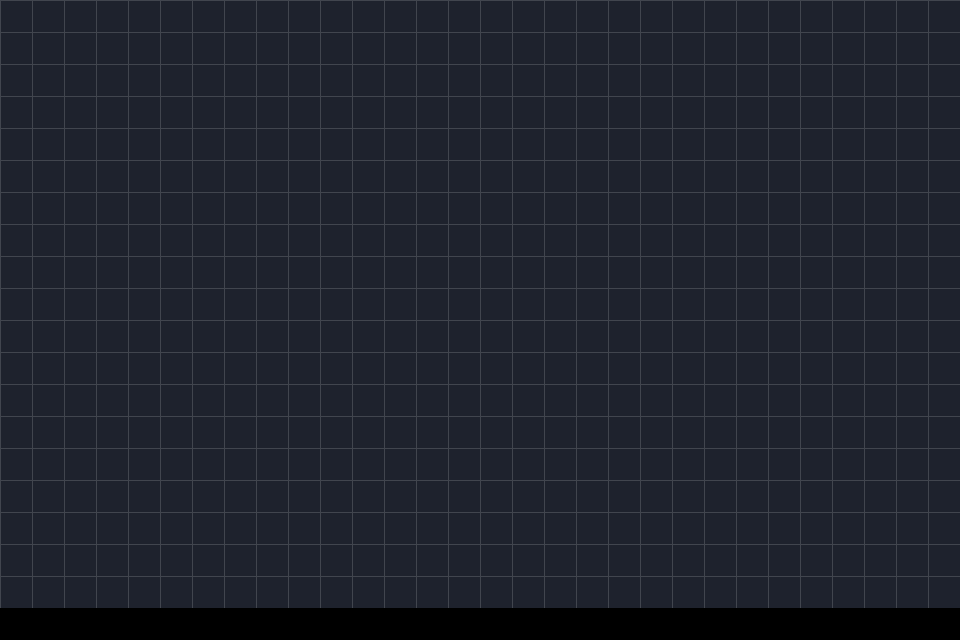

A level layout from a 2D game, rendered from its tile map. Below: a short description, then the map file with its tile-grid data intact:
An orthogonal 30x20 tile map with 32x32 px tiles, 1 tile layer (floor) and 8 objects (player, doc_elena, doc_arun, consent_console).

<map version="1.9" tiledversion="1.9.2" orientation="orthogonal" renderorder="right-down" width="30" height="20" tilewidth="32" tileheight="32" infinite="0" nextlayerid="6" nextobjectid="10">
 <tileset firstgid="1" name="lab_tiles" tilewidth="32" tileheight="32" tilecount="16" columns="4">
  <image source="../tilesets/lab_tiles.png" width="128" height="128" />
 </tileset>
 <layer id="1" name="floor" width="30" height="20">
  <data encoding="csv">
  1,1,1,1,1,1,1,1,1,1,1,1,1,1,1,1,1,1,1,1,1,1,1,1,1,1,1,1,1,1,
  1,1,1,1,1,1,1,1,1,1,1,1,1,1,1,1,1,1,1,1,1,1,1,1,1,1,1,1,1,1,
  1,1,1,1,1,1,1,1,1,1,1,1,1,1,1,1,1,1,1,1,1,1,1,1,1,1,1,1,1,1,
  1,1,1,1,1,1,1,1,1,1,1,1,1,1,1,1,1,1,1,1,1,1,1,1,1,1,1,1,1,1,
  1,1,1,1,1,1,1,1,1,1,1,1,1,1,1,1,1,1,1,1,1,1,1,1,1,1,1,1,1,1,
  1,1,1,1,1,1,1,1,1,1,1,1,1,1,1,1,1,1,1,1,1,1,1,1,1,1,1,1,1,1,
  1,1,1,1,1,1,1,1,1,1,1,1,1,1,1,1,1,1,1,1,1,1,1,1,1,1,1,1,1,1,
  1,1,1,1,1,1,1,1,1,1,1,1,1,1,1,1,1,1,1,1,1,1,1,1,1,1,1,1,1,1,
  1,1,1,1,1,1,1,1,1,1,1,1,1,1,1,1,1,1,1,1,1,1,1,1,1,1,1,1,1,1,
  1,1,1,1,1,1,1,1,1,1,1,1,1,1,1,1,1,1,1,1,1,1,1,1,1,1,1,1,1,1,
  1,1,1,1,1,1,1,1,1,1,1,1,1,1,1,1,1,1,1,1,1,1,1,1,1,1,1,1,1,1,
  1,1,1,1,1,1,1,1,1,1,1,1,1,1,1,1,1,1,1,1,1,1,1,1,1,1,1,1,1,1,
  1,1,1,1,1,1,1,1,1,1,1,1,1,1,1,1,1,1,1,1,1,1,1,1,1,1,1,1,1,1,
  1,1,1,1,1,1,1,1,1,1,1,1,1,1,1,1,1,1,1,1,1,1,1,1,1,1,1,1,1,1,
  1,1,1,1,1,1,1,1,1,1,1,1,1,1,1,1,1,1,1,1,1,1,1,1,1,1,1,1,1,1,
  1,1,1,1,1,1,1,1,1,1,1,1,1,1,1,1,1,1,1,1,1,1,1,1,1,1,1,1,1,1,
  1,1,1,1,1,1,1,1,1,1,1,1,1,1,1,1,1,1,1,1,1,1,1,1,1,1,1,1,1,1,
  1,1,1,1,1,1,1,1,1,1,1,1,1,1,1,1,1,1,1,1,1,1,1,1,1,1,1,1,1,1,
  1,1,1,1,1,1,1,1,1,1,1,1,1,1,1,1,1,1,1,1,1,1,1,1,1,1,1,1,1,1
  </data>
 </layer>
 <objectgroup id="2" name="collisions">
  <object id="1" x="0" y="0" width="960" height="20" />
  <object id="2" x="0" y="620" width="960" height="20" />
  <object id="3" x="0" y="0" width="20" height="640" />
  <object id="4" x="940" y="0" width="20" height="640" />
 </objectgroup>
 <objectgroup id="3" name="spawns">
  <object id="5" name="player" x="320" y="320" width="32" height="32" />
  <object id="6" name="doc_elena" x="520" y="340" width="32" height="32" />
  <object id="7" name="doc_arun" x="440" y="300" width="32" height="32" />
  <object id="8" name="consent_console" x="260" y="480" width="32" height="32" />
 </objectgroup>
</map>
